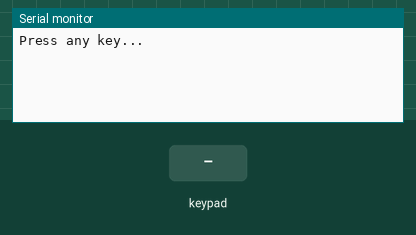
A sketch run on a simulated ESP32. On the bench: the last lines printed to the serial monitor. The inputs (shaded band) are chosen by the test bench.

Above: at 1.2 s.
1.3 s: key '1' pressed
At 1.6 s:
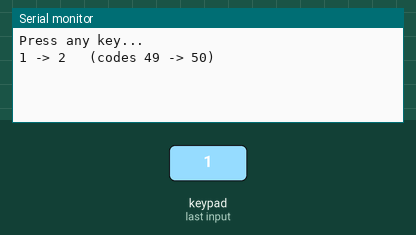
2.8 s: keypad keys 1 3 1 2 1 4 2 7 # pressed 0.4 s apart
At 7.4 s:
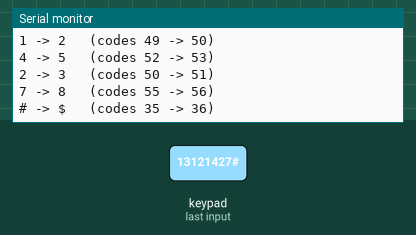
7.9 s: key 'A' pressed
At 9.0 s:
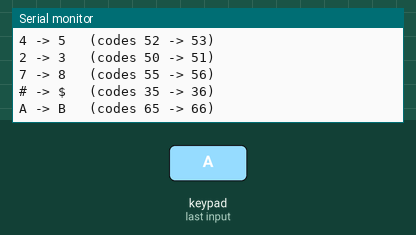
9.4 s: keypad keys 1 3 1 2 1 4 2 7 * pressed 0.4 s apart
At 13.9 s:
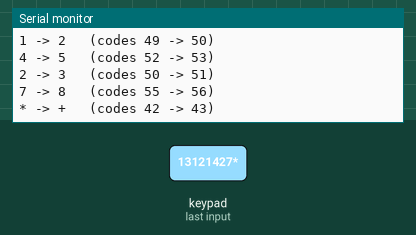
14.5 s: key 'B' pressed
At 15.1 s:
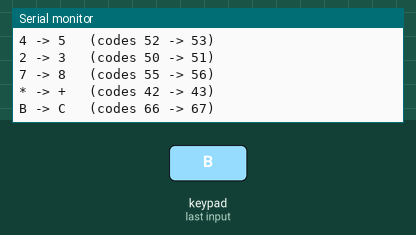
16.0 s: keypad keys 1 3 1 2 1 4 2 7 D pressed 0.4 s apart
At 20.1 s:
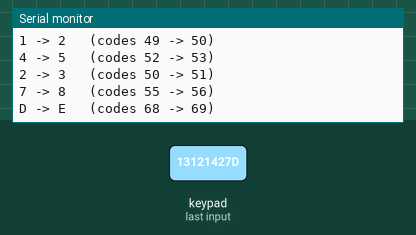
Timing chart, 0 to 21.6 s (numbered marks = the images above; inputs shaded):
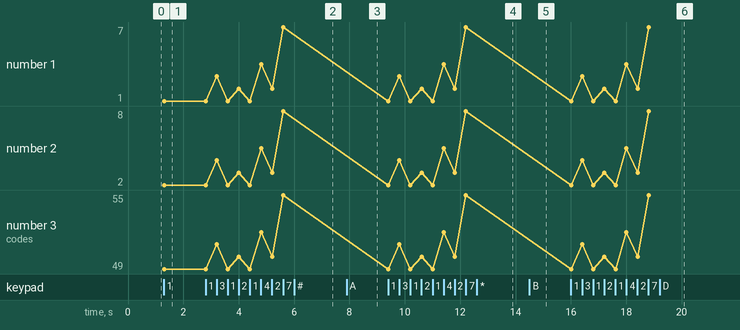

The sketch:

practice_4_letter_shift.ino
```cpp
// Chapter 15, Practice 4 - Letter Shift
// Each key and the character after it in the code table.

#include <Keypad.h>

const byte ROWS = 4;
const byte COLS = 4;
char keys[ROWS][COLS] = {
  {'1', '2', '3', 'A'},
  {'4', '5', '6', 'B'},
  {'7', '8', '9', 'C'},
  {'*', '0', '#', 'D'}
};
byte rowPins[ROWS] = {13, 12, 14, 27};
byte colPins[COLS] = {26, 25, 33, 32};
Keypad keypad = Keypad(makeKeymap(keys), rowPins, colPins, ROWS, COLS);

void setup() {
  Serial.begin(115200);
  Serial.println("Press any key...");
}

void loop() {
  char key = keypad.getKey();
  if (!key) return;
  char next = key + 1;               // one more in the code table
  Serial.print(key);
  Serial.print(" -> ");
  Serial.print(next);
  Serial.print("   (codes ");
  Serial.print((int)key);
  Serial.print(" -> ");
  Serial.print((int)next);
  Serial.println(")");
}
```

Measured:
- after the input at 1.3 s, the serial monitor: prints a new line at once (image 1)
- after the input at 2.8 s, the serial monitor: prints a new line after 0.41 s (image 2)
- after the input at 7.9 s, the serial monitor: prints a new line at once (image 3)
- after the input at 9.4 s, the serial monitor: prints a new line at once (image 4)
- after the input at 14.5 s, the serial monitor: prints a new line at once (image 5)
- after the input at 16.0 s, the serial monitor: prints a new line at once (image 6)
- plotted number 1: 1 → 7 after the input at 2.8 s
- plotted number 2: 2 → 8 after the input at 2.8 s
